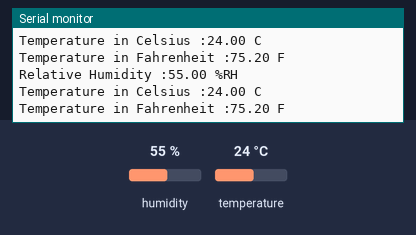
The sketch below on a simulated Arduino Uno, built with avr-gcc and run on an emulated ATmega328P. On the bench: the last lines printed to the serial monitor. Wiring (inferred from the names in the program): SHT3x sensor at I2C address 0x44. Inputs (shaded band) come from the test bench; at power-on: humidity 55 %, temperature 24 °C.

Above: at 1.5 s.
1.6 s: humidity set to 22 %
At 1.6 s:
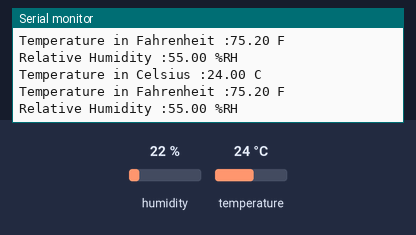
3.1 s: temperature set to 12 °C
At 3.8 s:
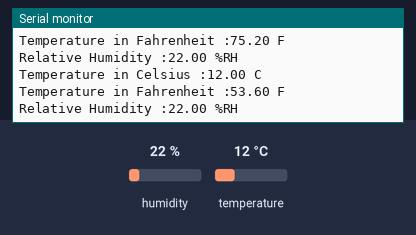
4.6 s: humidity set to 40 %
At 5.5 s:
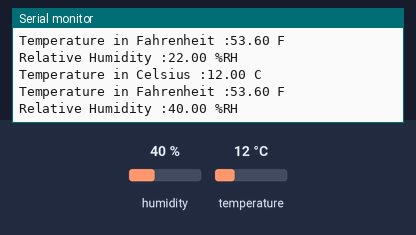
6.1 s: temperature set to 41 °C
At 7.2 s:
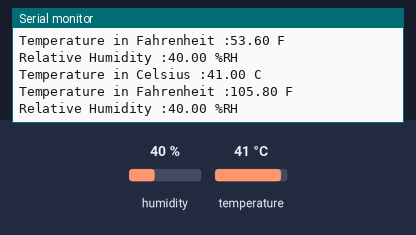
Timing chart, 0 to 9.1 s (numbered marks = the images above; inputs shaded):
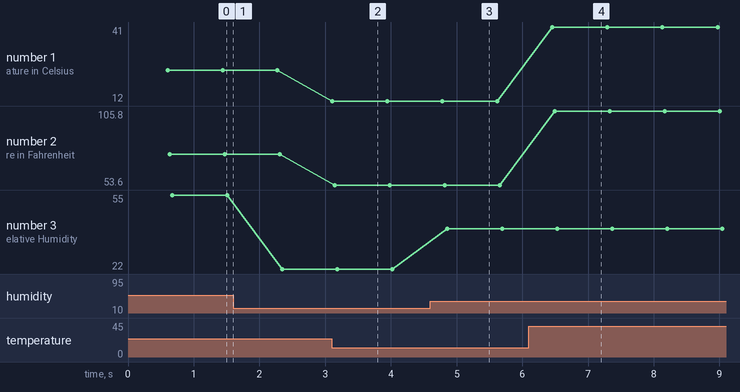

Measured:
- after the input at 3.1 s, the serial monitor: prints a new line at once (image 2)
- after the input at 4.6 s, the serial monitor: prints a new line after 0.26 s (image 3)
- after the input at 6.1 s, the serial monitor: prints a new line after 0.36 s (image 4)
- plotted number 1: 24 → 12 after the input at 3.1 s, 12 → 41 after the input at 6.1 s
- plotted number 2: 75.2 → 53.6 after the input at 3.1 s, 53.6 → 105.8 after the input at 6.1 s
- plotted number 3: 55 → 22 after the input at 1.6 s, 22 → 40 after the input at 4.6 s

The sketch:

SHT31.ino
```cpp
// (licence header left out)
#include <Wire.h>

// SHT31 I2C address is 0x44(68)
#define Addr 0x44

void setup()
{
  // Initialise I2C communication as MASTER
  Wire.begin();
  // Initialise serial communication, set baud rate = 9600
  Serial.begin(9600);
  delay(300);
}

void loop()
{
  unsigned int data[6];

  // Start I2C Transmission
  Wire.beginTransmission(Addr);
  // Send 16-bit command byte
  Wire.write(0x2C);
  Wire.write(0x06);
  // Stop I2C transmission
  Wire.endTransmission();
  delay(300);

  // Start I2C Transmission
  Wire.beginTransmission(Addr);
  // Stop I2C Transmission
  Wire.endTransmission();

  // Request 6 bytes of data
  Wire.requestFrom(Addr, 6);

  // Read 6 bytes of data
  // temp msb, temp lsb, temp crc, hum msb, hum lsb, hum crc
  if (Wire.available() == 6)
  {
    data[0] = Wire.read();
    data[1] = Wire.read();
    data[2] = Wire.read();
    data[3] = Wire.read();
    data[4] = Wire.read();
    data[5] = Wire.read();
  }
  // Convert the data
  int temp = (data[0] * 256) + data[1];
  float cTemp = -45.0 + (175.0 * temp / 65535.0);
  float fTemp = (cTemp * 1.8) + 32.0;
  float humidity = (100.0 * ((data[3] * 256.0) + data[4])) / 65535.0;

  // Output data to serial monitor
  Serial.print("Temperature in Celsius :");
  Serial.print(cTemp);
  Serial.println(" C");
  Serial.print("Temperature in Fahrenheit :");
  Serial.print(fTemp);
  Serial.println(" F");
  Serial.print("Relative Humidity :");
  Serial.print(humidity);
  Serial.println(" %RH");
  delay(500);
}
```
